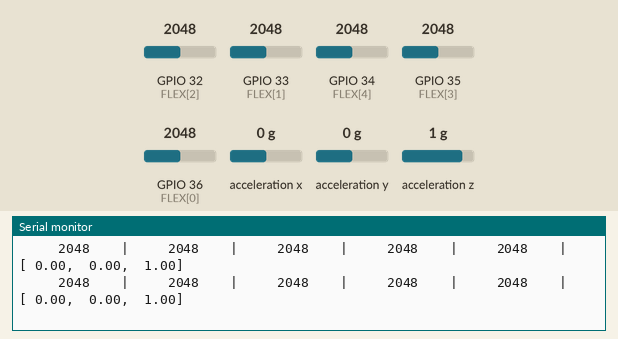
This sketch was run on a simulated ESP32. Shown: the last lines printed to the serial monitor. Wiring (inferred from the names in the program): MPU-6050 motion sensor at I2C address 0x68. The inputs (shaded band) are chosen by the test bench; at power-on: GPIO 32 (FLEX[2]) = 2048, GPIO 33 (FLEX[1]) = 2048, GPIO 34 (FLEX[4]) = 2048, GPIO 35 (FLEX[3]) = 2048, GPIO 36 (FLEX[0]) = 2048, acceleration x 0 g, acceleration y 0 g, acceleration z 1 g (analog values on the 0–4095 scale).

Above: at 4.2 s.
4.3 s: GPIO 32 (FLEX[2]) set to 1026
At 4.33 s:
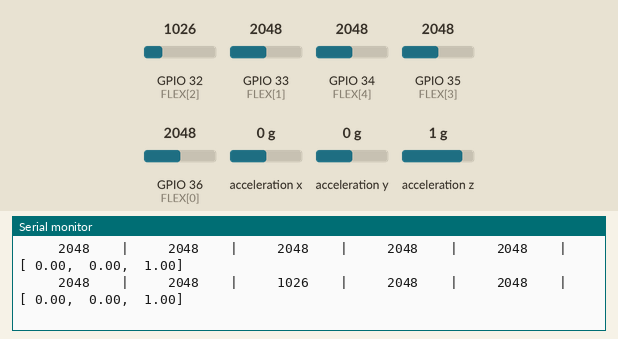
5.8 s: GPIO 32 (FLEX[2]) set to 971
At 5.81 s:
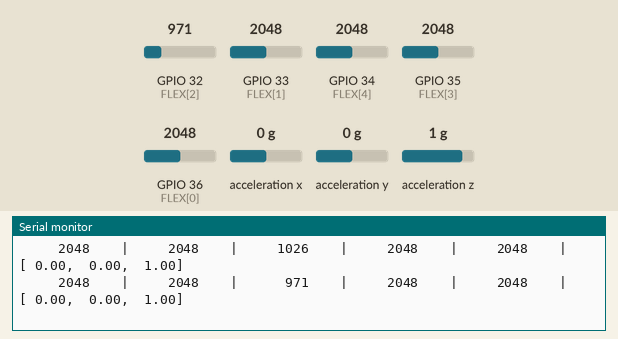
7.7 s: GPIO 33 (FLEX[1]) set to 1026
At 7.71 s:
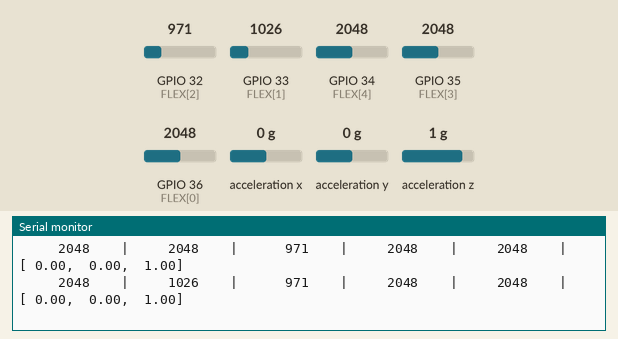
9.2 s: GPIO 33 (FLEX[1]) set to 946
At 9.4 s:
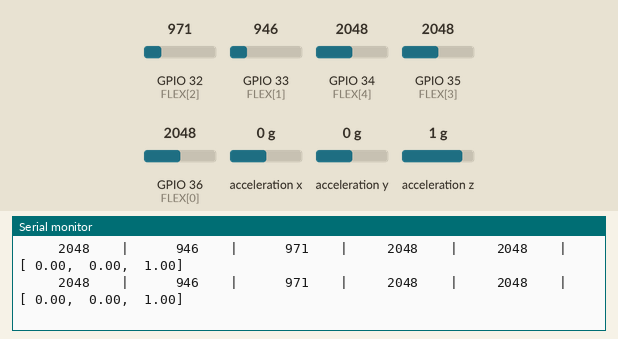
11.2 s: GPIO 34 (FLEX[4]) set to 1060
At 11.2 s:
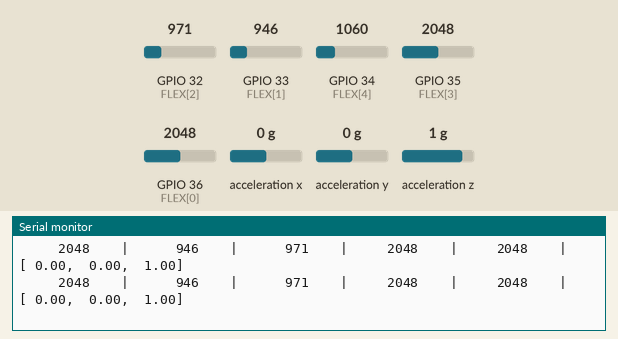
12.7 s: GPIO 34 (FLEX[4]) set to 964
At 12.78 s:
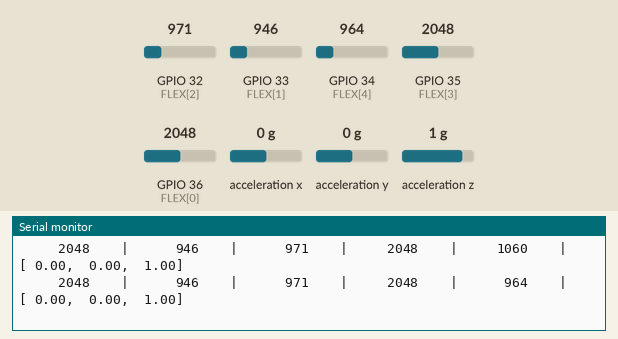

Measured:
- the behaviour switches between 1000 and 999 on GPIO 32 (FLEX[2]) (found by bisection; images 1 and 2)
- the behaviour switches between 1000 and 999 on GPIO 33 (FLEX[1]) (found by bisection; images 3 and 4)
- the behaviour switches between 1000 and 999 on GPIO 34 (FLEX[4]) (found by bisection; images 5 and 6)
- after the input at 4.3 s, the serial monitor: prints a new line at once (image 1)
- after the input at 5.8 s, the serial monitor: prints a new line at once (image 2)
- after the input at 7.7 s, the serial monitor: prints a new line at once (image 3)
- after the input at 9.2 s, the serial monitor: prints a new line after 0.09 s (image 4)
- after the input at 12.7 s, the serial monitor: prints a new line after 0.08 s (image 6)

The sketch:

bench_adc_i2c.ino
```cpp
// bench_adc_i2c.ino  --  Bench Hardware Validation Test
// Matches circuit diagram with 10k pull-down resistors
// Verifies:
// 1. All 5 flex sensors on ADC1 (GPIO 36=Thumb, 33=Index, 32=Middle, 35=Ring, 34=Pinky)
// 2. 10k divider voltage swing (~1170 flat -> ~480 bent)
// 3. MPU6050 I2C bus scan, WHO_AM_I register (0x68), and 3-axis accelerometer readings

#include <Wire.h>

// Pins strictly on ADC1 (safe with Wi-Fi active):
// Thumb (VP=36), Index (D33=33), Middle (D32=32), Ring (D35=35), Pinky (D34=34)
const uint8_t FLEX[5] = {36, 33, 32, 35, 34};
const char* const FINGER_NAMES[5] = {"Thumb(36)", "Index(33)", "Middle(32)", "Ring(35)", "Pinky(34)"};

void setup() {
  Serial.begin(115200);
  delay(1000);

  Serial.println("\n========================================================");
  Serial.println("  SIGN LANGUAGE GLOVE -- HARDWARE BENCH TEST (10k DIVIDERS)");
  Serial.println("========================================================");

  // Set ADC resolution (12-bit = 0..4095) and 11dB attenuation (~0 to 3.3V range)
  analogReadResolution(12);
  analogSetAttenuation(ADC_11db);
  for (int i = 0; i < 5; i++) {
    analogSetPinAttenuation(FLEX[i], ADC_11db);
  }

  // Initialize I2C bus (SDA=21, SCL=22)
  Wire.begin(21, 22);
  Wire.setClock(400000);
  delay(100);

  Serial.println("\n[1] Scanning I2C Bus (SDA=21, SCL=22)...");
  uint8_t count = 0;
  for (uint8_t a = 1; a < 127; a++) {
    Wire.beginTransmission(a);
    if (Wire.endTransmission() == 0) {
      Serial.printf("    -> Found I2C device at address: 0x%02X\n", a);
      count++;
    }
  }
  if (count == 0) {
    Serial.println("    [WARNING] No I2C devices found! Check MPU6050 wiring (VCC=3.3V, GND, SDA=21, SCL=22).");
  }

  // Verify MPU6050 WHO_AM_I register (0x75)
  Wire.beginTransmission(0x68);
  Wire.write(0x75);
  Wire.endTransmission(false);
  Wire.requestFrom((int)0x68, 1);
  if (Wire.available()) {
    uint8_t id = Wire.read();
    Serial.printf("[2] MPU6050 WHO_AM_I = 0x%02X (Expected: 0x68) -> %s\n",
      id, (id == 0x68 || id == 0x70 || id == 0x72) ? "PASSED" : "UNEXPECTED ID");
  } else {
    Serial.println("[2] MPU6050 WHO_AM_I -> FAILED to read from 0x68");
  }

  // Wake up MPU6050 from sleep mode
  Wire.beginTransmission(0x68);
  Wire.write(0x6B); // PWR_MGMT_1
  Wire.write(0x00); // Clear sleep bit
  Wire.endTransmission();

  Serial.println("\n[3] Starting Live Sensor Telemetry (10 readings/sec)");
  Serial.println("    FLEX COUNTS: Expected ~1170 when FLAT -> drops to ~480 when BENT");
  Serial.println("----------------------------------------------------------------------------------");
  Serial.println("   Thumb(36) |   Index(33) |  Middle(32) |    Ring(35) |   Pinky(34) | Accel [ax, ay, az] g");
  Serial.println("----------------------------------------------------------------------------------");
}

void loop() {
  // 1. Read 5 flex sensors with 4x hardware oversampling
  int raw[5];
  for (int i = 0; i < 5; i++) {
    int s = 0;
    for (int k = 0; k < 4; k++) s += analogRead(FLEX[i]);
    raw[i] = s / 4;
  }

  // 2. Read 6 bytes of accelerometer data from register 0x3B
  int16_t ax = 0, ay = 0, az = 0;
  Wire.beginTransmission(0x68);
  Wire.write(0x3B);
  if (Wire.endTransmission(false) == 0 && Wire.requestFrom((int)0x68, 6) == 6) {
    uint8_t ax_h = Wire.read(); uint8_t ax_l = Wire.read();
    uint8_t ay_h = Wire.read(); uint8_t ay_l = Wire.read();
    uint8_t az_h = Wire.read(); uint8_t az_l = Wire.read();
    ax = (int16_t)((ax_h << 8) | ax_l);
    ay = (int16_t)((ay_h << 8) | ay_l);
    az = (int16_t)((az_h << 8) | az_l);
  }

  // 3. Print aligned tabular output
  Serial.printf("     %4d    |     %4d    |     %4d    |     %4d    |     %4d    | [%5.2f, %5.2f, %5.2f]\n",
    raw[0], raw[1], raw[2], raw[3], raw[4],
    ax / 16384.0f, ay / 16384.0f, az / 16384.0f);

  delay(100);
}
```
